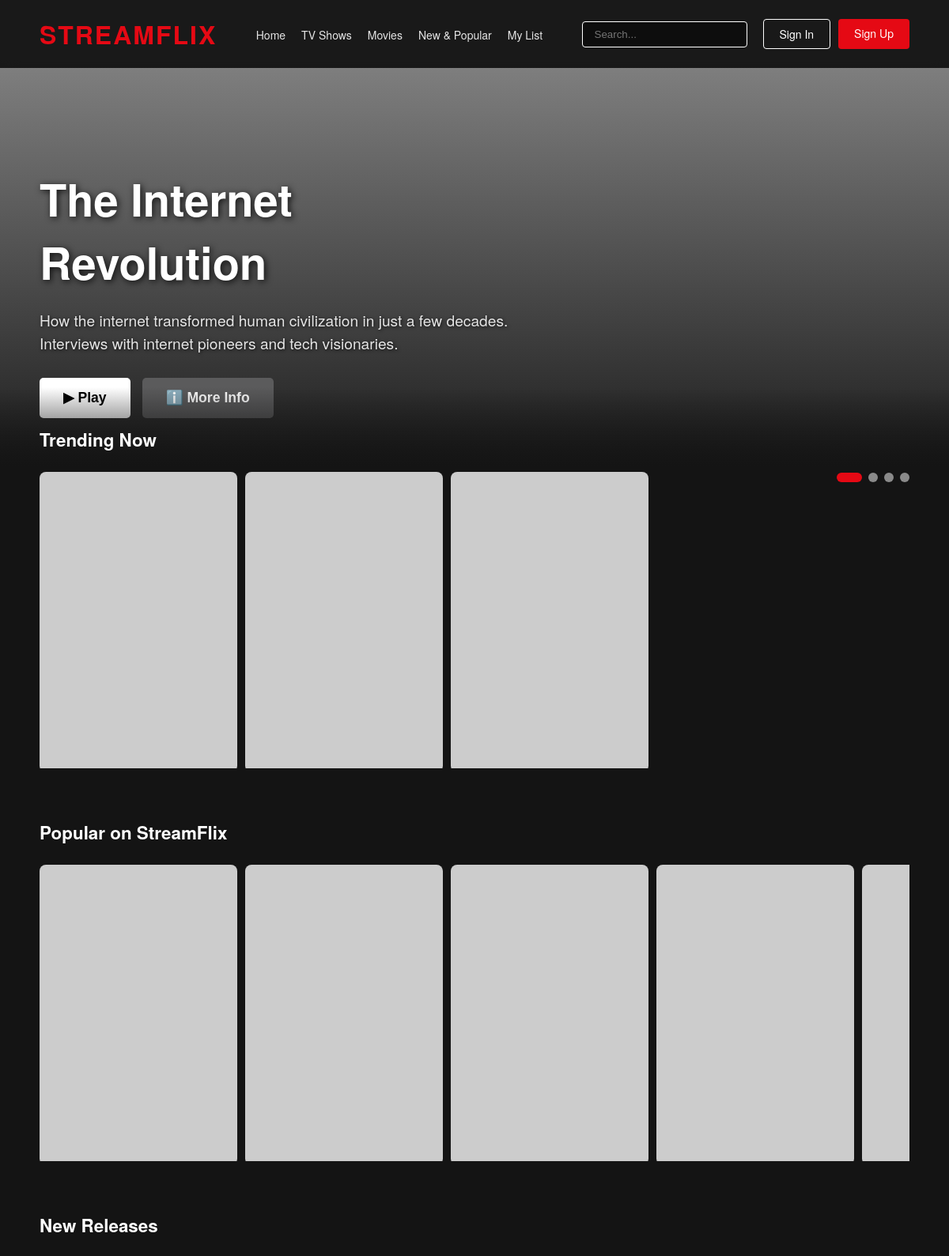
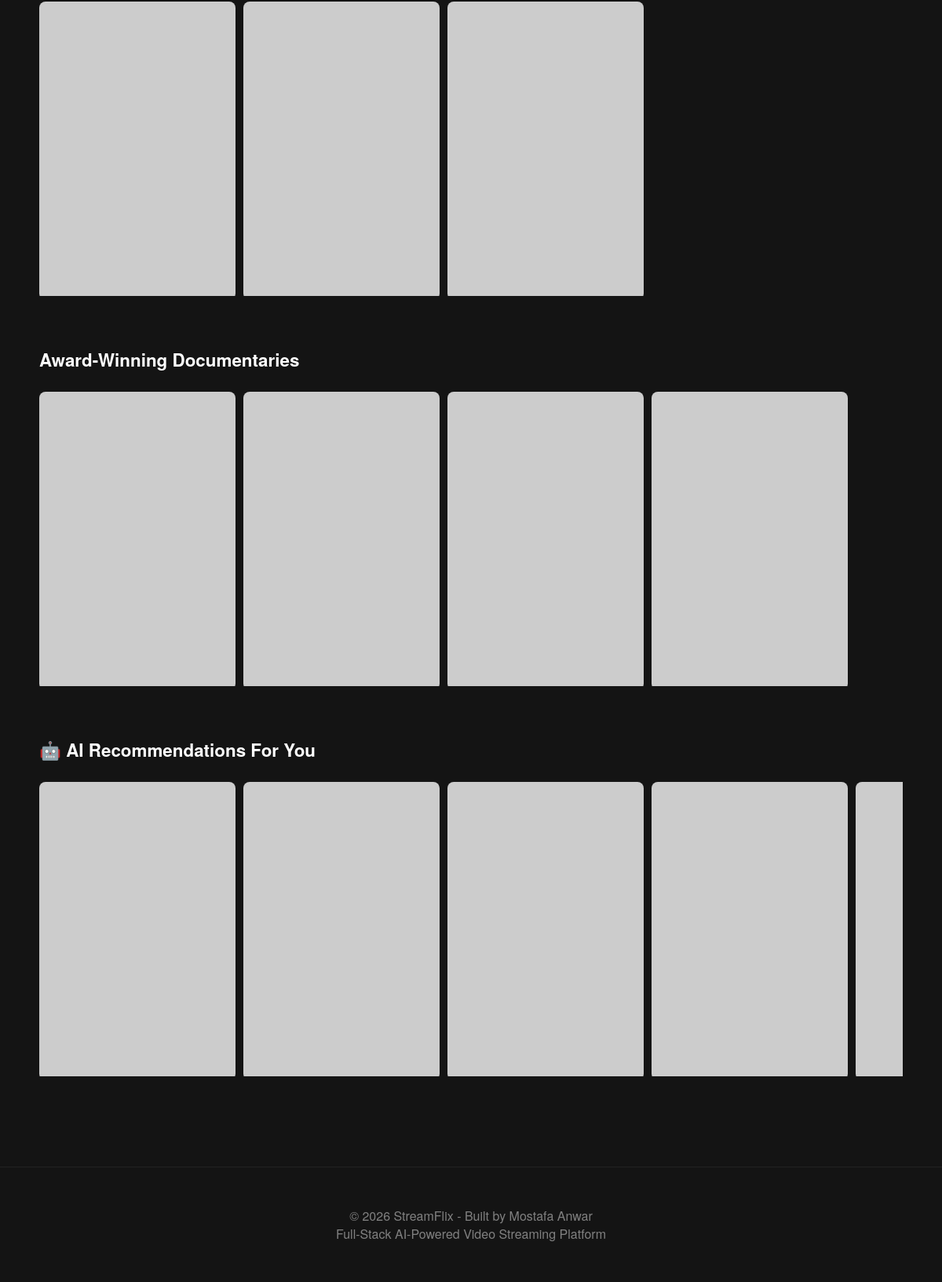
The page / on the database its author committed (2 pictures, top to bottom).
### netflix/models.py (models this page shows, shortened)
class Video(models.Model):
    VIDEO_TYPE_CHOICES = [
        ('movie', 'Movie'),
        ('series', 'TV Series'),
        ('documentary', 'Documentary'),
        ('short', 'Short Film'),
    ]
    title = models.CharField(max_length=200)
    slug = models.SlugField(max_length=200, unique=True)
    description = models.TextField()
    video_type = models.CharField(max_length=20, choices=VIDEO_TYPE_CHOICES, default='movie')
    thumbnail = models.URLField(help_text="Thumbnail image URL (300x450px recommended)")
    hero_image = models.URLField(blank=True, help_text="Hero banner image URL (1920x1080px)")
    video_url = models.URLField(help_text="Video file URL or streaming link")
    trailer_url = models.URLField(blank=True, help_text="Trailer video URL")
    year = models.IntegerField(validators=[MinValueValidator(1900), MaxValueValidator(2100)])
    duration_minutes = models.IntegerField(help_text="Duration in minutes")
    rating_percentage = models.IntegerField(
        validators=[MinValueValidator(0), MaxValueValidator(100)],
        help_text="Rating as percentage (0-100)"
    )
    age_rating = models.CharField(
        max_length=10,
        choices=[
            ('G', 'G - General'),
            ('PG', 'PG - Parental Guidance'),
            ('PG-13', 'PG-13'),
            ('R', 'R - Restricted'),
            ('NC-17', 'NC-17'),
        ],
        default='PG'
    )
    categories = models.ManyToManyField(Category, related_name='videos')
    tags = models.CharField(max_length=200, blank=True, help_text="Comma-separated tags")
    director = models.CharField(max_length=100, blank=True)
    cast = models.CharField(max_length=500, blank=True, help_text="Comma-separated cast names")
    language = models.CharField(max_length=50, default='English')
    is_featured = models.BooleanField(default=False, help_text="Show in hero banner")
    is_active = models.BooleanField(default=True)
    view_count = models.IntegerField(default=0)
    ai_recommendation_score = models.FloatField(
        default=0.0,
        help_text="AI-calculated recommendation score (0-100)"
    )
    ai_content_tags = models.TextField(
        blank=True,
        help_text="AI-generated content tags for improved search"
    )
    created_at = models.DateTimeField(auto_now_add=True)
    updated_at = models.DateTimeField(auto_now=True)
    class Meta:
        ordering = ['-created_at']
    def get_rating_display(self):
        return f"{self.rating_percentage}%"

### netflix/views.py (the view, shortened to what this page needs)
# urls.py: path('', views.NetflixHomeView.as_view(), name='home'),
class NetflixHomeView(TemplateView):
    template_name = 'netflix/home.html'
    def get_context_data(self, **kwargs):
        context = super().get_context_data(**kwargs)
        featured_videos = Video.objects.filter(is_featured=True, is_active=True)[:5]
        if featured_videos:
            context['featured_video'] = featured_videos[0]  # Primary for initial display
            context['featured_videos'] = list(featured_videos)  # All for rotation
            context['featured_videos_json'] = json.dumps([
                {
                    'id': video.id,
                    'title': video.title,
                    'description': video.description,
                    'hero_image': video.hero_image,
                }
                for video in featured_videos
            ])
        else:
            context['featured_video'] = None
            context['featured_videos'] = []
            context['featured_videos_json'] = '[]'
        categories = Category.objects.filter(is_active=True).prefetch_related('videos')
        category_videos = {}
        for category in categories:
            videos = category.videos.filter(is_active=True)[:6]  # Limit to 6 videos per category
            if videos:
                category_videos[category.slug] = [
                    {
                        'id': video.id,
                        'title': video.title,
                        'thumbnail': video.thumbnail,
                        'rating': video.get_rating_display(),
                        'year': video.year,
                    }
                    for video in videos
                ]
        context['trending'] = category_videos.get('trending', [])
        context['popular'] = category_videos.get('popular', [])
        context['new_releases'] = category_videos.get('new-releases', [])
        context['documentaries'] = category_videos.get('documentaries', [])
        ai_recommended_videos = Video.objects.filter(
            is_active=True,
            rating_percentage__gte=85  # High-rated content
        ).order_by('-view_count', '-rating_percentage')[:6]
        context['ai_recommendations'] = [
            {
                'id': video.id,
                'title': video.title,
                'thumbnail': video.thumbnail,
                'rating': video.get_rating_display(),
                'year': video.year,
            }
            for video in ai_recommended_videos
        ]
        return context

### netflix/templates/netflix/home.html (shortened to what this page needs)
{% extends 'netflix/base.html' %}
{% block content %}
<div class="hero" id="heroBanner">
    <div class="hero-content" id="heroContent">
        {% if featured_video %}
            <h1 class="hero-title" id="heroTitle">{{ featured_video.title }}</h1>
            <p class="hero-description" id="heroDescription">{{ featured_video.description|truncatewords:30 }}</p>
            <div class="hero-buttons">
                <button class="btn btn-play" id="heroPlayBtn" onclick="window.location.href='{% url 'netflix:player' featured_video.id %}'">
                    ▶ Play
                </button>
                <button class="btn btn-info">
                    ℹ️ More Info
                </button>
            </div>
        {% else %}
            <h1 class="hero-title">Welcome to StreamFlix</h1>
            <p class="hero-description">
                Discover unlimited movies, TV shows, and documentaries. Add content from the admin panel to get started.
            </p>
        {% endif %}
    </div>
    {% if featured_videos|length > 1 %}
    <div class="hero-indicators" id="heroIndicators">
        {% for video in featured_videos %}
        <span class="indicator {% if forloop.first %}active{% endif %}" data-index="{{ forloop.counter0 }}"></span>
        {% endfor %}
    </div>
    {% endif %}
</div>
<div class="content-rows">
    {% if trending %}
    <div class="video-row">
        <h2 class="row-title">Trending Now</h2>
        <div class="video-slider">
            {% for video in trending %}
            <div class="video-card" onclick="window.location.href='{% url 'netflix:player' video.id %}'">
                <img src="{{ video.thumbnail }}" alt="{{ video.title }}">
            </div>
            {% endfor %}
        </div>
    </div>
    {% endif %}
    {% if popular %}
    <div class="video-row">
        <h2 class="row-title">Popular on StreamFlix</h2>
        <div class="video-slider">
            {% for video in popular %}
            <div class="video-card" onclick="window.location.href='{% url 'netflix:player' video.id %}'">
                <img src="{{ video.thumbnail }}" alt="{{ video.title }}">
            </div>
            {% endfor %}
        </div>
    </div>
    {% endif %}
    {% if new_releases %}
    <div class="video-row">
        <h2 class="row-title">New Releases</h2>
        <div class="video-slider">
            {% for video in new_releases %}
            <div class="video-card" onclick="window.location.href='{% url 'netflix:player' video.id %}'">
                <img src="{{ video.thumbnail }}" alt="{{ video.title }}">
            </div>
            {% endfor %}
        </div>
    </div>
    {% endif %}
    {% if documentaries %}
    <div class="video-row">
        <h2 class="row-title">Award-Winning Documentaries</h2>
        <div class="video-slider">
            {% for video in documentaries %}
            <div class="video-card" onclick="window.location.href='{% url 'netflix:player' video.id %}'">
                <img src="{{ video.thumbnail }}" alt="{{ video.title }}">
            </div>
            {% endfor %}
        </div>
    </div>
    {% endif %}
    {% if ai_recommendations %}
    <div class="video-row">
        <h2 class="row-title">🤖 AI Recommendations For You</h2>
        <div class="video-slider">
            {% for video in ai_recommendations %}
            <div class="video-card" onclick="window.location.href='{% url 'netflix:player' video.id %}'">
                <img src="{{ video.thumbnail }}" alt="{{ video.title }}">
            </div>
            {% endfor %}
        </div>
    </div>
    {% endif %}
</div>
{% endblock %}

### rows shown on the page
Video: title "The Internet Revolution", description "How the internet transformed human civilization in just a few decades. Interviews with internet pioneers and tech visionaries."
